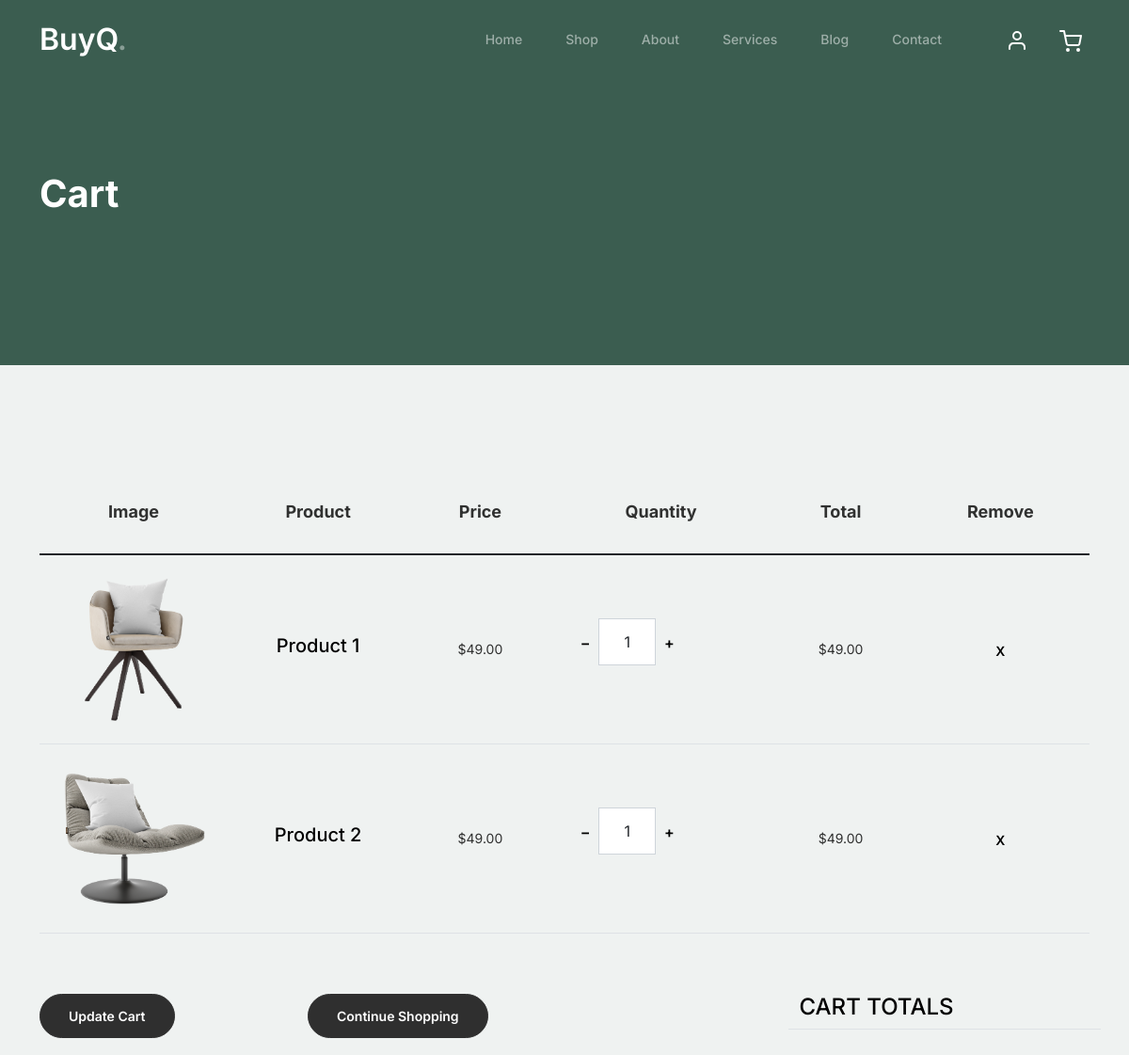
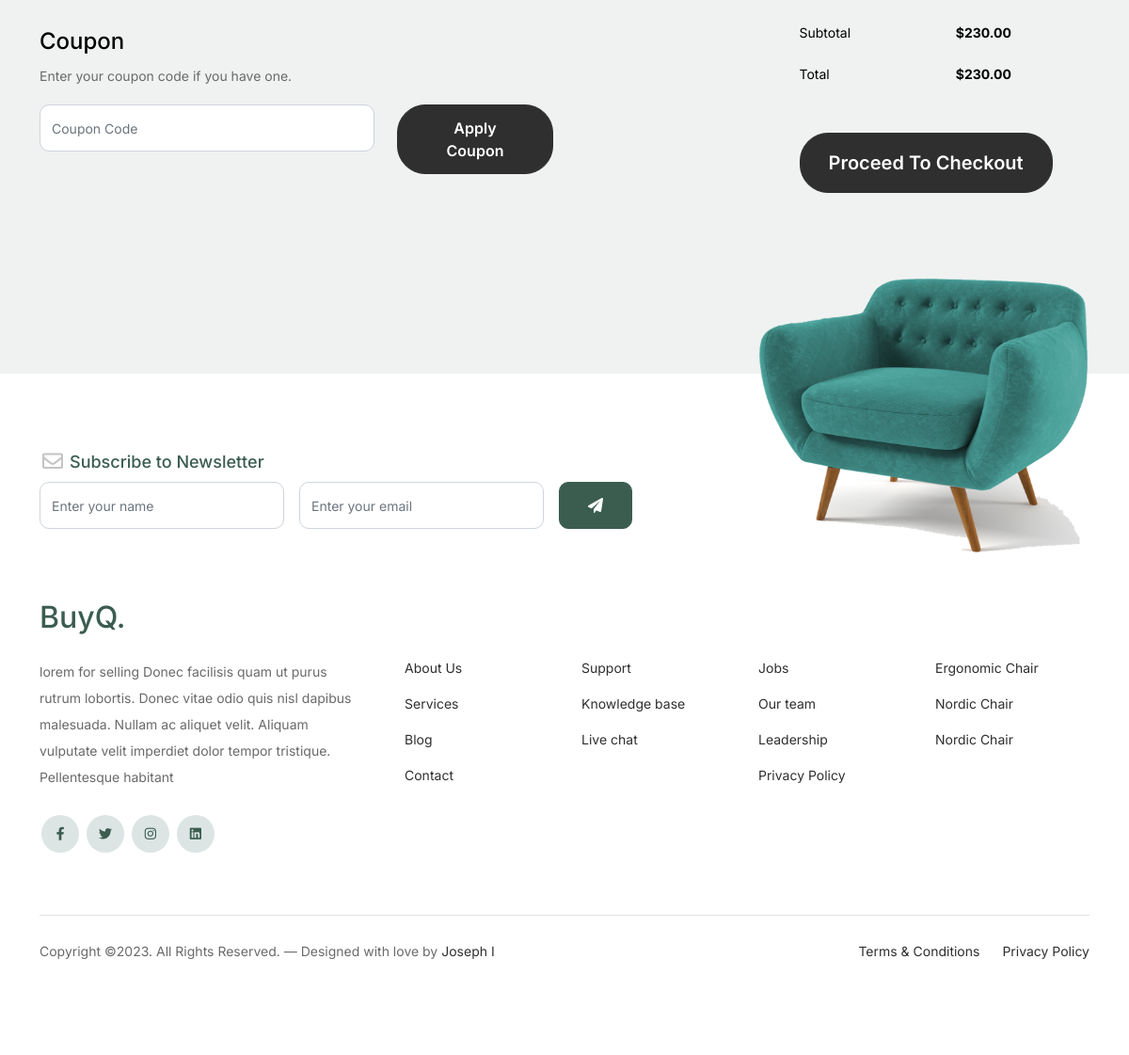
Page /cart/ on the committed database (2 pictures, top to bottom).
### template_app/models.py (models this page shows, shortened)
class Company(models.Model):
    title = models.CharField(max_length=50)
    description = models.TextField()

class Pages(models.Model):
    page = models.CharField(max_length=20,blank=False, null=False, unique=True)
    title = models.CharField(max_length=50)
    subtitle = models.CharField(max_length=100,blank=True, null=True)
    has_button = models.BooleanField(default=False)

class SocialMedia(models.Model):
    name = models.CharField( max_length=20)
    link = models.CharField(max_length=500)

class Shop(models.Model):
    furniture_name = models.CharField(max_length=100, blank=False, null=False)
    price = models.FloatField()
    description = models.TextField(max_length=500)
    image = models.ImageField(upload_to='furniture', default='profile.png')
    date_posted = models.DateTimeField(auto_now_add=True)

### template_app/views.py (the view)
# urls.py: path('cart/', views.cart, name='cart'),
def cart(request):
    context = {
        **common_data('Cart'),
        'nav':'cart'
    }
    return render(request, 'cart.html', context)

### template_app/views.py (called while the page is built)
def common_data(pageName):
    return {
        'testmonials': Testimonials.objects.all().order_by('?'),
        'products' : Shop.objects.all().order_by('?')[:3],
        'pages': Pages.objects.all(),
        'media': SocialMedia.objects.all(),
        'company' : Company.objects.last(),
        'page': Pages.objects.get(page=pageName),
        'nav' : pageName.lower()
    }

### templates/cart.html
 {% extends "common.html" %}
 {% load static %}
 {% block main %}
		<div class="untree_co-section before-footer-section">
            <div class="container">
              <div class="row mb-5">
                <form class="col-md-12" method="post">
                  <div class="site-blocks-table">
                    <table class="table">
                      <thead>
                        <tr>
                          <th class="product-thumbnail">Image</th>
                          <th class="product-name">Product</th>
                          <th class="product-price">Price</th>
                          <th class="product-quantity">Quantity</th>
                          <th class="product-total">Total</th>
                          <th class="product-remove">Remove</th>
                        </tr>
                      </thead>
                      <tbody>
                        <tr>
                          <td class="product-thumbnail">
                            <img src="{% static 'images/product-1.png' %}" alt="Image" class="img-fluid">
                          </td>
                          <td class="product-name">
                            <h2 class="h5 text-black">Product 1</h2>
                          </td>
                          <td>$49.00</td>
                          <td>
                            <div class="input-group mb-3 d-flex align-items-center quantity-container" style="max-width: 120px;">
                              <div class="input-group-prepend">
                                <button class="btn btn-outline-black decrease" type="button">&minus;</button>
                              </div>
                              <input type="text" class="form-control text-center quantity-amount" value="1" placeholder="" aria-label="Example text with button addon" aria-describedby="button-addon1">
                              <div class="input-group-append">
                                <button class="btn btn-outline-black increase" type="button">&plus;</button>
                              </div>
                            </div>
                          </td>
                          <td>$49.00</td>
                          <td><a href="#" class="btn btn-black btn-sm">X</a></td>
                        </tr>
                        <tr>
                          <td class="product-thumbnail">
                            <img src="{% static 'images/product-2.png' %}" alt="Image" class="img-fluid">
                          </td>
                          <td class="product-name">
                            <h2 class="h5 text-black">Product 2</h2>
                          </td>
                          <td>$49.00</td>
                          <td>
                            <div class="input-group mb-3 d-flex align-items-center quantity-container" style="max-width: 120px;">
                              <div class="input-group-prepend">
                                <button class="btn btn-outline-black decrease" type="button">&minus;</button>
                              </div>
                              <input type="text" class="form-control text-center quantity-amount" value="1" placeholder="" aria-label="Example text with button addon" aria-describedby="button-addon1">
                              <div class="input-group-append">
                                <button class="btn btn-outline-black increase" type="button">&plus;</button>
                              </div>
                            </div>
                          </td>
                          <td>$49.00</td>
                          <td><a href="#" class="btn btn-black btn-sm">X</a></td>
                        </tr>
                      </tbody>
                    </table>
                  </div>
                </form>
              </div>
              <div class="row">
                <div class="col-md-6">
                  <div class="row mb-5">
                    <div class="col-md-6 mb-3 mb-md-0">
                      <button class="btn btn-black btn-sm btn-block">Update Cart</button>
                    </div>
                    <div class="col-md-6">
                      <button class="btn btn-outline-black btn-sm btn-block">Continue Shopping</button>
                    </div>
                  </div>
                  <div class="row">
                    <div class="col-md-12">
                      <label class="text-black h4" for="coupon">Coupon</label>
                      <p>Enter your coupon code if you have one.</p>
                    </div>
                    <div class="col-md-8 mb-3 mb-md-0">
                      <input type="text" class="form-control py-3" id="coupon" placeholder="Coupon Code">
                    </div>
                    <div class="col-md-4">
                      <button class="btn btn-black">Apply Coupon</button>
                    </div>
                  </div>
                </div>
                <div class="col-md-6 pl-5">
                  <div class="row justify-content-end">
                    <div class="col-md-7">
                      <div class="row">
                        <div class="col-md-12 text-right border-bottom mb-5">
                          <h3 class="text-black h4 text-uppercase">Cart Totals</h3>
                        </div>
                      </div>
                      <div class="row mb-3">
                        <div class="col-md-6">
                          <span class="text-black">Subtotal</span>
                        </div>
                        <div class="col-md-6 text-right">
                          <strong class="text-black">$230.00</strong>
                        </div>
                      </div>
                      <div class="row mb-5">
                        <div class="col-md-6">
                          <span class="text-black">Total</span>
                        </div>
                        <div class="col-md-6 text-right">
                          <strong class="text-black">$230.00</strong>
                        </div>
                      </div>
                      <div class="row">
                        <div class="col-md-12">
                          <button class="btn btn-black btn-lg py-3 btn-block" onclick="window.location='appname:checkout'">Proceed To Checkout</button>
                        </div>
                      </div>
                    </div>
                  </div>
                </div>
              </div>
            </div>
          </div>
{% endblock %}

### templates/common.html (shortened to what this page needs)
{% load static %}
<!doctype html>
<html lang="en">
<head>
		<link href="{% static 'css/bootstrap.min.css' %}" rel="stylesheet">
		<link href="https://cdnjs.cloudflare.com/ajax/libs/font-awesome/6.0.0-beta3/css/all.min.css" rel="stylesheet">
		<link href="{% static 'css/tiny-slider.css' %}" rel="stylesheet">
		<link rel="stylesheet" href="{% static 'css/style.css' %}">
	</head>
	<body>
		<nav class="custom-navbar navbar navbar navbar-expand-md navbar-dark bg-dark" arial-label="Furni navigation bar">
			<div class="container">
				<a class="navbar-brand" href="{% url 'myapp:home' %}">{{company.title}}<span>.</span></a>
				<div class="collapse navbar-collapse" id="navbarsFurni">
					<ul class="custom-navbar-nav navbar-nav ms-auto mb-2 mb-md-0">
						{% for k in pages %}
							{% if k.page != "Cart" and k.page != "View" %}
								<li class="nav-item {% if nav == k.page|lower %} active {% endif %}">
									<a class="nav-link" href="/{% if k.page|lower == 'home' %}{% else %}{{k.page|lower}}/ {% endif %}">{{ k.page }}</a>
								</li>
							{% endif %}
						{% endfor %}
					</ul>
					<ul class="custom-navbar-cta navbar-nav mb-2 mb-md-0 ms-5">
					<li><a class="nav-link" href="#"><img src="{% static 'images/user.svg' %}"></a></li>
						<li><a class="nav-link" href="{% url 'myapp:cart' %}"><img src="{% static 'images/cart.svg' %}"></a></li>
					</ul>
				</div>
			</div>
		</nav>
			<div class="hero">
				<div class="container">
					<div class="row justify-content-between">
						<div class="col-lg-5">
							<div class="intro-excerpt">
								<h1><span clsas="d-block">{{page.title}}</span></h1>
							</div>
						</div>
					</div>
				</div>
			</div>
        {% block main %}
        {% endblock %}
		<footer class="footer-section">
			<div class="container relative">
				<div class="sofa-img">
					<img src="{% static 'images/sofa.png' %}" alt="Image" class="img-fluid">
				</div>
				<div class="row">
					<div class="col-lg-8">
						<div class="subscription-form">
							<h3 class="d-flex align-items-center"><span class="me-1"><img src="{% static 'images/envelope-outline.svg' %}" alt="Image" class="img-fluid"></span><span>Subscribe to Newsletter</span></h3>
							<form action="#" class="row g-3">
								<div class="col-auto">
									<input type="text" class="form-control" placeholder="Enter your name">
								</div>
								<div class="col-auto">
									<input type="email" class="form-control" placeholder="Enter your email">
								</div>
								<div class="col-auto">
									<button class="btn btn-primary">
										<span class="fa fa-paper-plane"></span>
									</button>
								</div>
							</form>
						</div>
					</div>
				</div>
				<div class="row g-5 mb-5">
					<div class="col-lg-4">
						<div class="mb-4 footer-logo-wrap"><a href="#" class="footer-logo">{{company.title}}<span>.</span></a></div>
						<p class="mb-4">{{company.description}}</p>
						<ul class="list-unstyled custom-social">
							{% for j in media %}
								<li><a href="{{j.link}}"><span class="fa fa-brands fa-{{j.name}}"></span></a></li>
							{% endfor %}
						</ul>
					</div>
					<div class="col-lg-8">
						<div class="row links-wrap">
							<div class="col-6 col-sm-6 col-md-3">
								<ul class="list-unstyled">
									{% for j in pages %}
									  {% if j.page != "Home" and j.page != "Shop" and j.page != "Cart" and j.page != "View" %}
										<li><a href="/{{j.page|lower}}/">{{j.title}}</a></li>
									  {% endif %}
									{% endfor %}
								</ul>
							</div>
							<div class="col-6 col-sm-6 col-md-3">
								<ul class="list-unstyled">
									<li><a href="#">Support</a></li>
									<li><a href="#">Knowledge base</a></li>
									<li><a href="#">Live chat</a></li>
								</ul>
							</div>
							<div class="col-6 col-sm-6 col-md-3">
								<ul class="list-unstyled">
									<li><a href="#">Jobs</a></li>
									<li><a href="#">Our team</a></li>
									<li><a href="#">Leadership</a></li>
									<li><a href="#">Privacy Policy</a></li>
								</ul>
							</div>
							<div class="col-6 col-sm-6 col-md-3">
								<ul class="list-unstyled">
									{% for item in products %}
										<li><a href="#">{{item.furniture_name}}</a></li>
									{% endfor %}
								</ul>
							</div>
						</div>
					</div>
				</div>
				<div class="border-top copyright">
					<div class="row pt-4">
						<div class="col-lg-6">
							<p class="mb-2 text-center text-lg-start">Copyright &copy;. All Rights Reserved. &mdash; Designed with love by <a href="https://www.linkedin.com/in/joseph-indieka-234b63231/">Joseph I</a>
            </p>
						</div>
						<div class="col-lg-6 text-center text-lg-end">
							<ul class="list-unstyled d-inline-flex ms-auto">
								<li class="me-4"><a href="#">Terms &amp; Conditions</a></li>
								<li><a href="#">Privacy Policy</a></li>
							</ul>
						</div>
					</div>
				</div>
			</div>
		</footer>
	</body>
</html>

### rows in the picture
Company: title "BuyQ", description "lorem for selling Donec facilisis quam ut purus rutrum lobortis. Donec vitae odio quis nisl dapibus malesuada. Nullam ac aliquet velit. Aliquam vulputate velit imperdiet dolor tempor tristique. Pellentesque habitant"
Pages: page "Home"
Pages: page "Shop"
Pages: page "About", title "About Us"
Pages: page "Services", title "Services"
Pages: page "Blog", title "Blog"
Pages: page "Contact", title "Contact"
Pages: title "Cart"
Shop: furniture_name "Ergonomic Chair"
Shop: furniture_name "Nordic Chair"
Shop: furniture_name "Nordic Chair"
